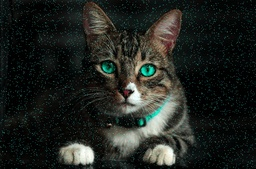
#> input picture 03-convolution-filters/avg-median-filters/example-image.jpg, 256 x 169 px, shrunk from 640 x 423 before the run
$ python main.py
#> lines starting #> are read from the running program, lines starting #| are printed output that depends on the picture
import cv2 as cv
import numpy as np
import math

# import image
img = cv.imread('example-image.jpg', cv.IMREAD_COLOR)
#> img is the input picture: shape (169, 256, 3); mean B, G, R 32.3, 36.6, 33
img_width = img.shape[0]
#> img_width = 169
img_height = img.shape[1]
#> img_height = 256

red_channel = img[:,:,2]
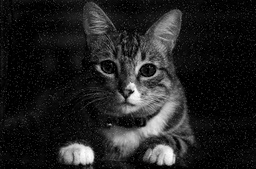
#> red_channel: shape (169, 256); min 0, max 254, mean 33
green_channel = img[:,:,1]
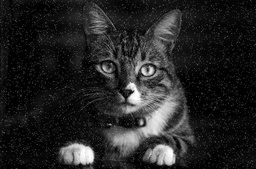
#> green_channel: shape (169, 256); min 0, max 255, mean 36.6
blue_channel = img[:,:,0]
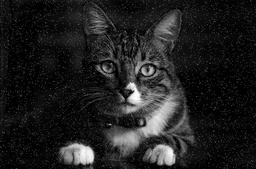
#> blue_channel: shape (169, 256); min 0, max 255, mean 32.3

# receiving neighbor number
print(f'Neighbor number: ')
neighbor = int(input())
#> the answer given: 3

# function with convolution algorithm
def convolution(filter_function):
    start = math.floor(neighbor/2)
    result_image = np.zeros(img.shape)

    print("Processing")

    for i in range(start, img_width - start):
        for j in range(start, img_height - start):
            red_frame = img[i-start:i+start+1, j-start:j+start+1, 2]
            green_frame = img[i-start:i+start+1, j-start:j+start+1, 1]
            blue_frame = img[i-start:i+start+1, j-start:j+start+1, 0]

            red_result = filter_function(red_frame)
            result_image[i][j][2] = red_result

            green_result = filter_function(green_frame)
            result_image[i][j][1] = green_result

            blue_result = filter_function(blue_frame)
            result_image[i][j][0] = blue_result
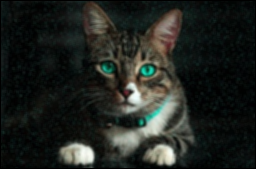
#> result_image: shape (169, 256, 3) float64; mean B, G, R 32, 36.3, 32.8

    stacked_imgs = np.hstack((img,result_image))
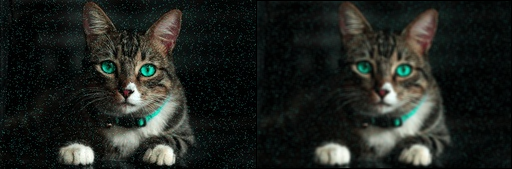
#> stacked_imgs: shape (169, 512, 3) float64; mean B, G, R 32.2, 36.4, 32.9
    cv.imwrite(f"{filter_function.__name__}_final_result.jpg", result_image)
    cv.imwrite(f"{filter_function.__name__}_stacked_images.jpg", stacked_imgs)
    print("Finish!")

def avg_filter(frame):
    # somando media do frame
    return round(np.average(frame))

def median_filter(frame):
    # somando mediana do frame
    return round(np.median(frame))


convolution(avg_filter)
convolution(median_filter)

$ run again, with 03-convolution-filters/avg-median-filters/avg_filter_stacked_images.jpg copied over 03-convolution-filters/avg-median-filters/example-image.jpg
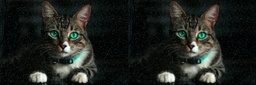
#> input picture 03-convolution-filters/avg-median-filters/avg_filter_stacked_images.jpg, 256 x 85 px, shrunk from 1280 x 423 before the run
#> img is the input picture: shape (85, 256, 3); mean B, G, R 31.8, 36.2, 32.7
#> after the loop in convolution, `for i in range(start, img_width - start):`:
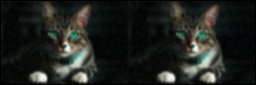
#> result_image: shape (85, 256, 3) float64; mean B, G, R 31.4, 35.7, 32.4
#> in convolution, `stacked_imgs = np.hstack((img,result_image))`:
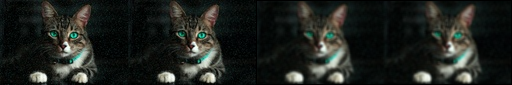
#> stacked_imgs: shape (85, 512, 3) float64; mean B, G, R 31.6, 35.9, 32.5
